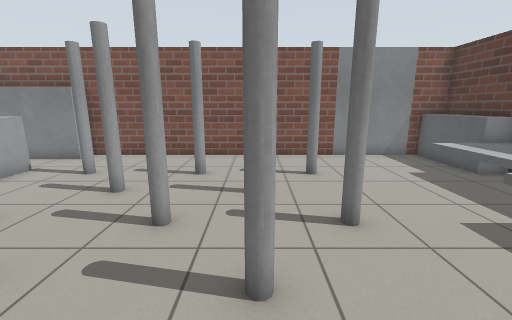
view 1 (above)

18 first-person views from a walk through a Gazebo world. The camera is 1.2 m above the floor, tilts 12° down and sees 90° across. The floor is counted in squares, 0.5 m on a side. Each view is taken from the middle of a square. On the plan, view 1 faces up. The plan holds only what a view shows up to about 17 squares ahead; the rest is blank. The place goes on beyond the plan. Robots are left out.

view 2
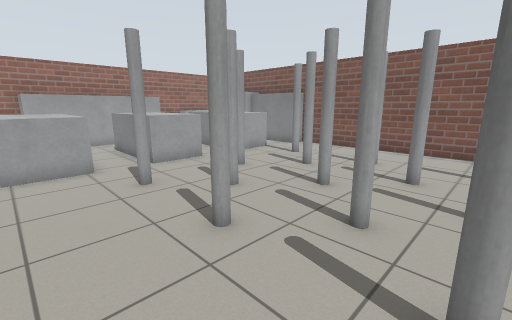

view 3
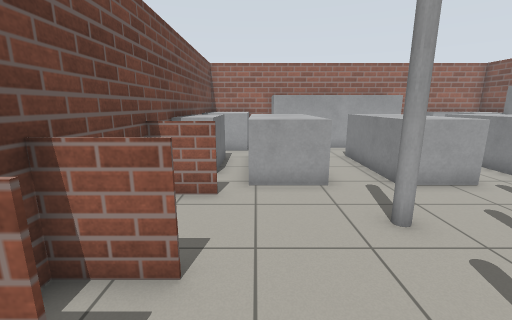

view 4
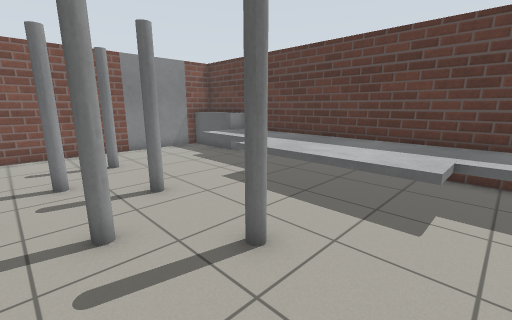

view 5
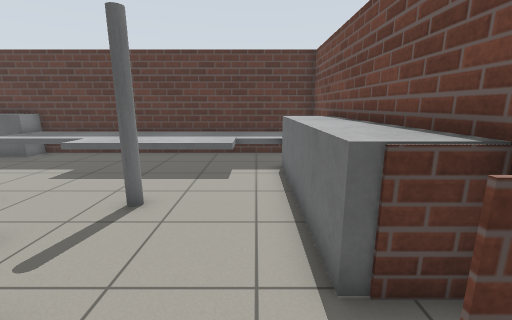

view 6
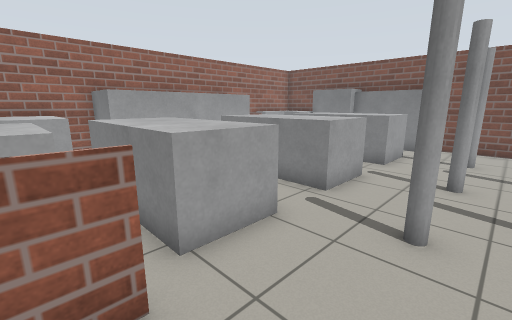

view 7
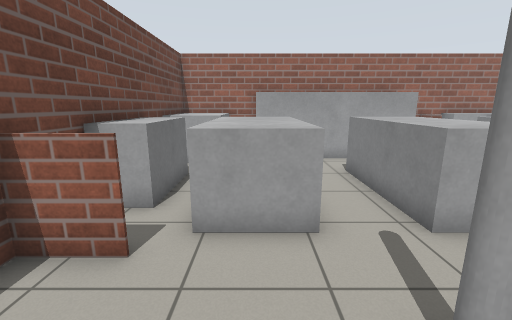

view 8
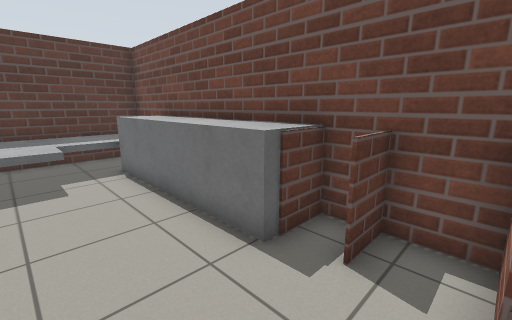

view 9
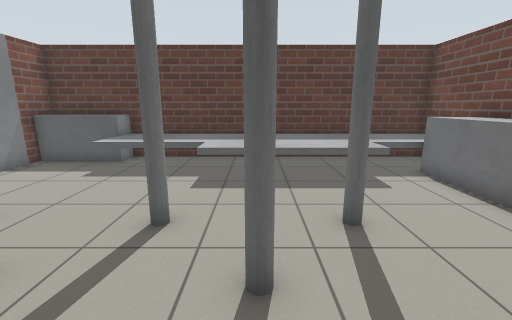

view 10
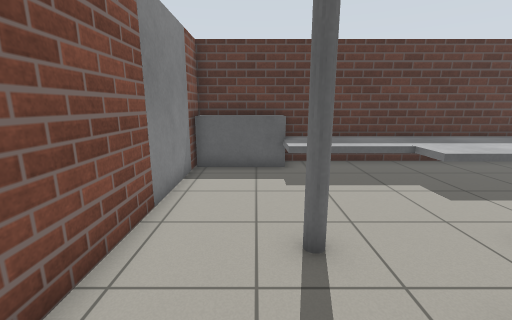

view 11
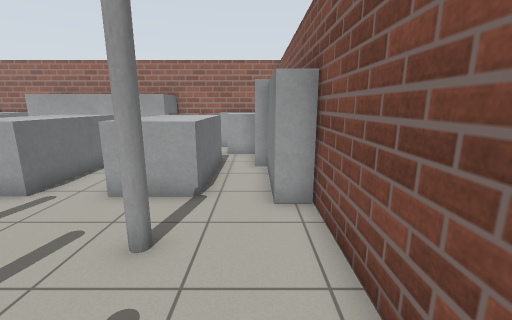

view 12
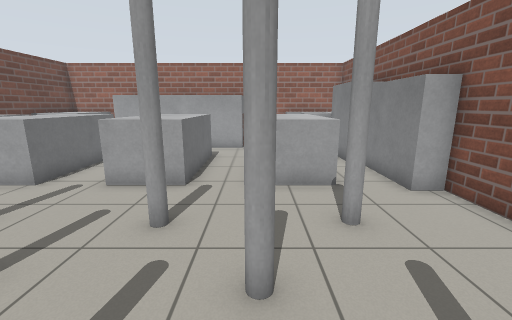

view 13
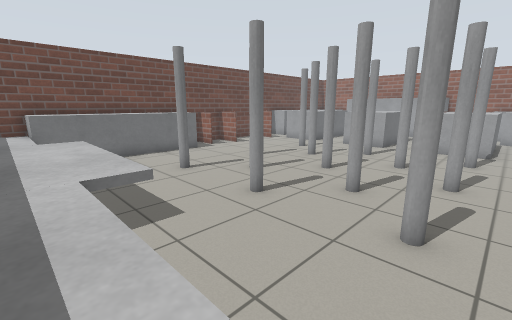

view 14
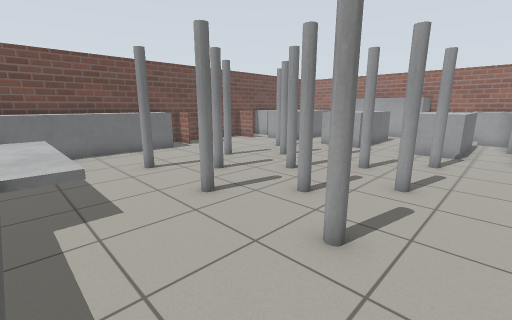

view 15
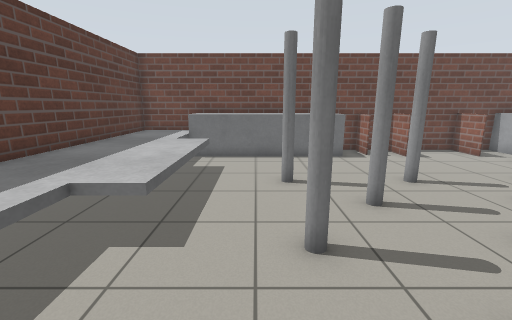

view 16
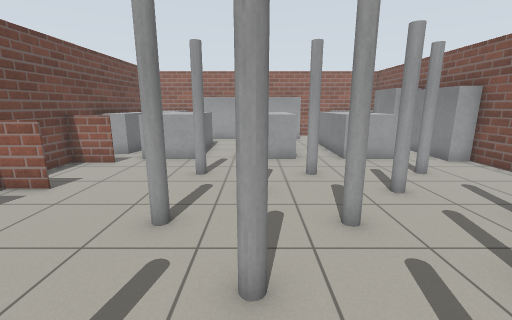

view 17
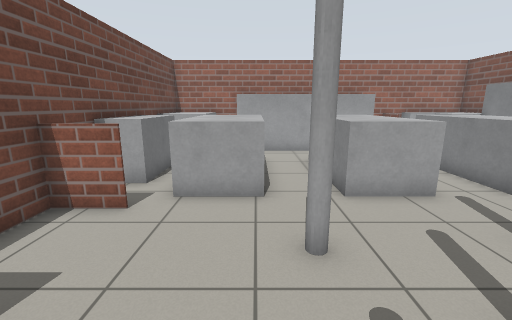

view 18
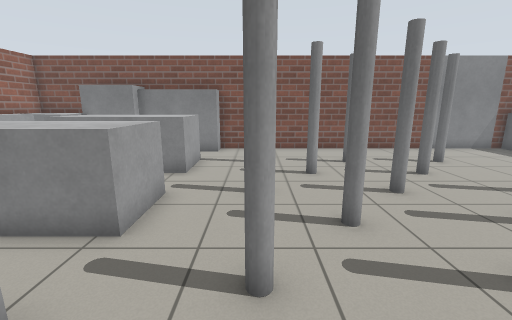

### Floor plan
Points are (right, up) in squares from view 1. A wall is a line through its corners. A room is listed if a view was taken in it or the views show most of it. See-through windows are left out.
Room 1 (views 1, 2, 3, 4, 5, 6, 7, 8, 9, 10, 11, 12, 13, 14, 15, 16, 17, 18)
walls: (3.5, 12.4) (-17.9, 12.4) (-17.9, -4.9) (9, -4.9) (9, 9.5); (9, 11.4) (9, 12.4) (7.4, 12.4)
low walls: (-2.5, -3.4) (-2.5, -4.9); (-7.7, -3) (-7.7, -4.9); (-16.2, 7.8) (-18, 7.8)
objects: grey box (-17, -4) to (-15, -2); grey box (-17, -1) to (-16, 6); grey box (-17, 9) to (-17, 11); other object (-17, 11) to (-16, 12); grey box (-16, 10) to (-15, 12); grey box (-14, 11) to (-12, 12); grey box (-13, -4) to (-10, -3); grey box (-13, -2) to (-9, 0); grey box (-13, 2) to (-9, 5); grey box (-13, 7) to (-9, 9); grey box (-11, 11) to (-8, 12); grey pole (-6, 1); grey pole (-6, 5); grey pole (-6, 9); grey pole (-4, 3); grey pole (-4, 7); grey pole (-2, 1); grey pole (-2, 5); grey pole (-2, 9); grey box (-1, -4) to (5, -3); grey pole (0, 3); grey pole (0, 7); grey pole (2, 1); grey pole (2, 5); grey pole (2, 9); door leaf (4, 12) to (7, 13); grey box (5, -1) to (8, 5); grey box (6, -4) to (8, -1); grey box (6, 5) to (8, 9); grey box (8, 9) to (9, 12)

Where each view was taken, in squares from view 1:
view 1: 0 up, 0 right, facing up
view 2: 2 down, 2 right, facing up-left
view 3: 2 down, 1 left, facing left
view 4: 2 down, 1 left, facing up-right
view 5: 2 down, 4 left, facing right
view 6: 4 down, 5 left, facing up-left
view 7: 1 down, 4 left, facing left
view 8: 0 up, 4 left, facing down-right
view 9: 3 up, 3 left, facing right
view 10: 10 up, 2 left, facing right
view 11: 11 up, 2 left, facing left
view 12: 7 up, 1 left, facing left
view 13: 10 up, 7 right, facing down-left
view 14: 11 up, 6 right, facing down-left
view 15: 9 up, 3 right, facing down
view 16: 3 up, 3 right, facing left
view 17: 0 up, 2 left, facing left
view 18: 2 down, 6 left, facing up
